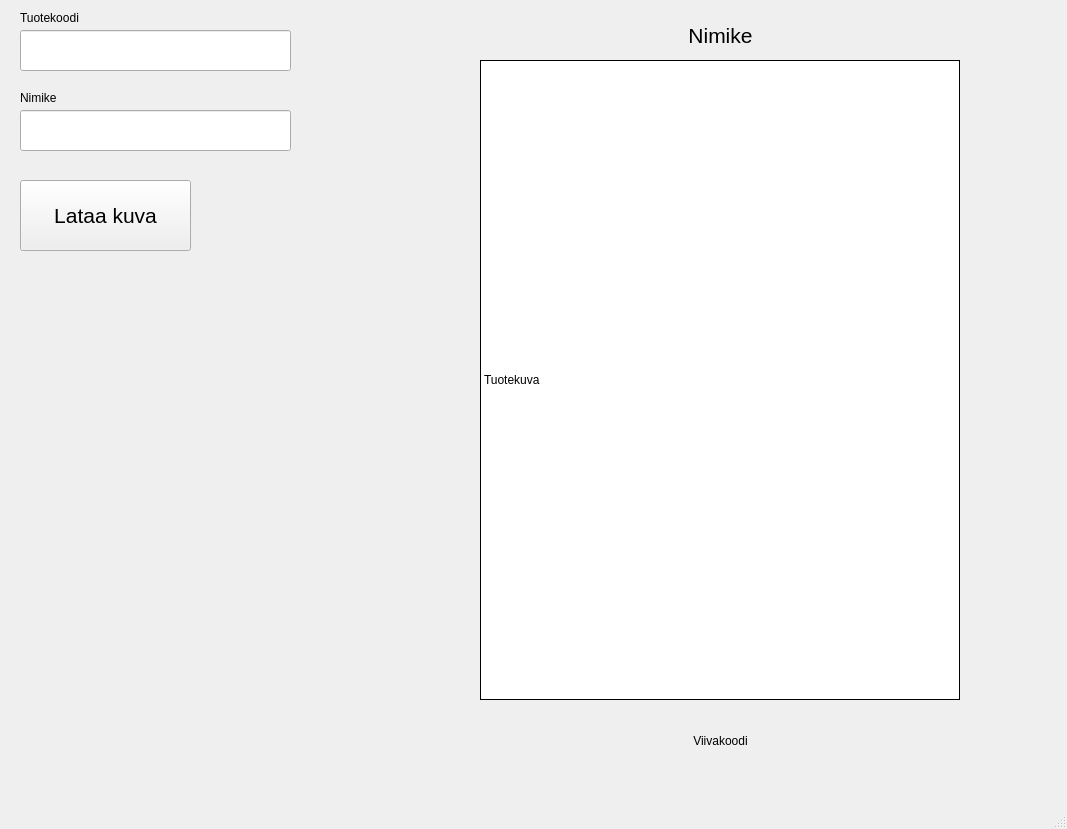
<?xml version="1.0" encoding="UTF-8"?>
<ui version="4.0">
 <class>MainWindow</class>
 <widget class="QMainWindow" name="MainWindow">
  <property name="geometry">
   <rect>
    <x>0</x>
    <y>0</y>
    <width>1067</width>
    <height>829</height>
   </rect>
  </property>
  <property name="windowTitle">
   <string>MainWindow</string>
  </property>
  <widget class="QWidget" name="centralwidget">
   <widget class="QLineEdit" name="productIdLineEdit">
    <property name="geometry">
     <rect>
      <x>20</x>
      <y>30</y>
      <width>271</width>
      <height>41</height>
     </rect>
    </property>
    <property name="font">
     <font>
      <pointsize>16</pointsize>
     </font>
    </property>
   </widget>
   <widget class="QLabel" name="label">
    <property name="geometry">
     <rect>
      <x>480</x>
      <y>60</y>
      <width>480</width>
      <height>640</height>
     </rect>
    </property>
    <property name="styleSheet">
     <string notr="true">background-color: rgb(255, 255, 255);</string>
    </property>
    <property name="frameShape">
     <enum>QFrame::Box</enum>
    </property>
    <property name="text">
     <string>Tuotekuva</string>
    </property>
   </widget>
   <widget class="QLineEdit" name="productIdLineEdit_2">
    <property name="geometry">
     <rect>
      <x>20</x>
      <y>110</y>
      <width>271</width>
      <height>41</height>
     </rect>
    </property>
    <property name="font">
     <font>
      <pointsize>16</pointsize>
     </font>
    </property>
   </widget>
   <widget class="QLabel" name="label_2">
    <property name="geometry">
     <rect>
      <x>20</x>
      <y>10</y>
      <width>71</width>
      <height>16</height>
     </rect>
    </property>
    <property name="text">
     <string>Tuotekoodi</string>
    </property>
   </widget>
   <widget class="QLabel" name="label_3">
    <property name="geometry">
     <rect>
      <x>20</x>
      <y>90</y>
      <width>55</width>
      <height>16</height>
     </rect>
    </property>
    <property name="text">
     <string>Nimike</string>
    </property>
   </widget>
   <widget class="QLabel" name="label_4">
    <property name="geometry">
     <rect>
      <x>480</x>
      <y>710</y>
      <width>481</width>
      <height>61</height>
     </rect>
    </property>
    <property name="text">
     <string>Viivakoodi</string>
    </property>
    <property name="alignment">
     <set>Qt::AlignCenter</set>
    </property>
   </widget>
   <widget class="QLabel" name="label_5">
    <property name="geometry">
     <rect>
      <x>480</x>
      <y>20</y>
      <width>481</width>
      <height>31</height>
     </rect>
    </property>
    <property name="font">
     <font>
      <pointsize>16</pointsize>
     </font>
    </property>
    <property name="text">
     <string>Nimike</string>
    </property>
    <property name="alignment">
     <set>Qt::AlignCenter</set>
    </property>
   </widget>
   <widget class="QPushButton" name="pushButton">
    <property name="geometry">
     <rect>
      <x>20</x>
      <y>180</y>
      <width>171</width>
      <height>71</height>
     </rect>
    </property>
    <property name="font">
     <font>
      <pointsize>16</pointsize>
     </font>
    </property>
    <property name="text">
     <string>Lataa kuva</string>
    </property>
   </widget>
  </widget>
  <widget class="QMenuBar" name="menubar">
   <property name="geometry">
    <rect>
     <x>0</x>
     <y>0</y>
     <width>1067</width>
     <height>26</height>
    </rect>
   </property>
  </widget>
  <widget class="QStatusBar" name="statusbar"/>
 </widget>
 <resources/>
 <connections>
  <connection>
   <sender>productIdLineEdit_2</sender>
   <signal>textChanged(QString)</signal>
   <receiver>label_5</receiver>
   <slot>setText(QString)</slot>
   <hints>
    <hint type="sourcelabel">
     <x>246</x>
     <y>157</y>
    </hint>
    <hint type="destinationlabel">
     <x>603</x>
     <y>61</y>
    </hint>
   </hints>
  </connection>
 </connections>
</ui>
